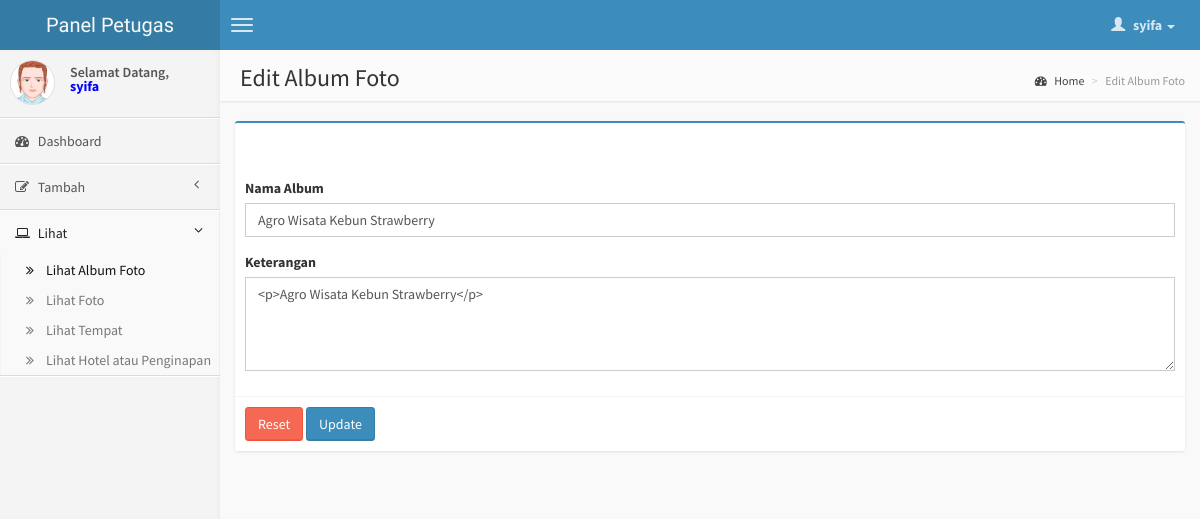
The app's page /dashboard/petugas/edit_album.php?id_album=29 (signed in) with its own data.
### tables this page shows
CREATE TABLE IF NOT EXISTS `sig_album_photo` (
  `id_album` int(15) NOT NULL AUTO_INCREMENT,
  `nama_album` varchar(255) NOT NULL,
  `keterangan` text NOT NULL,
  PRIMARY KEY (`id_album`)
);

### dashboard/petugas/edit_album.php (the view, shortened to what this page needs)
<?php
if($_SESSION['Hak_Akses'] == 'Petugas')
{?>
<!DOCTYPE html>
<html>
    <head>
        <link href="css/bootstrap.min.css" rel="stylesheet" type="text/css" />
        <link href="css/font-awesome.min.css" rel="stylesheet" type="text/css" />
        <link href="css/AdminLTE.css" rel="stylesheet" type="text/css" />
    </head>
    <body class="skin-blue">
        <header class="header">
            <a href="index.php" class="logo">
                Panel Petugas
            </a>
            <nav class="navbar navbar-static-top" role="navigation">
                <a href="#" class="navbar-btn sidebar-toggle" data-toggle="offcanvas" role="button">
                    <span class="icon-bar"></span>
                    <span class="icon-bar"></span>
                    <span class="icon-bar"></span>
                </a>
                <div class="navbar-right">
                    <ul class="nav navbar-nav">
                        <li class="dropdown user user-menu">
                            <a href="#" class="dropdown-toggle" data-toggle="dropdown">
                                <i class="glyphicon glyphicon-user"></i>
                                <span><?php echo $_SESSION['Username'];?> <i class="caret"></i></span>
                            </a>
                        </li>
                    </ul>
                </div>
            </nav>
        </header>
        <div class="wrapper row-offcanvas row-offcanvas-left">
            <aside class="left-side sidebar-offcanvas">
                <section class="sidebar">
                    <div class="user-panel">
                        <div class="pull-left image">
                           <?php if($_SESSION['Jenis_Kelamin']== 'Laki - Laki') { ?>
                                    <img src="img/avatar5.png" class="img-circle" alt="User Image" />
                                    <?php }
									else{ ?>
                                    <img src="img/avatar2.png" class="img-circle" alt="User Image" />
                                    <?php } ?>
                        </div>
                        <div class="pull-left info">
                            Selamat Datang, <br>
                          <p style="font-weight:bold; color:#00F;"> <?php echo $_SESSION['Username'];?></p>
                        </div>
                    </div>
                     <ul class="sidebar-menu">
                        <li class="">
                            <a href="index.php">
                                <i class="fa fa-dashboard"></i> <span>Dashboard</span>
                            </a>
                        </li>
                        <li class="treeview ">
                            <a href="#">
                                <i class="fa fa-edit"></i>
                                <span>Tambah</span>
                                <i class="fa fa-angle-left pull-right"></i>
                            </a>
                        </li>
                        <li class="treeview active">
                            <a href="#">
                                <i class="fa fa-laptop"></i>
                                <span>Lihat</span>
                                <i class="fa fa-angle-left pull-right"></i>
                            </a>
                            <ul class="treeview-menu">
                                <li class="active"><a href="data_album.php"><i class="fa fa-angle-double-right"></i>Lihat Album Foto</a></li>
                                <li><a href="data_photo.php"><i class="fa fa-angle-double-right"></i>Lihat Foto</a></li>
                                <li><a href="data_place.php"><i class="fa fa-angle-double-right"></i>Lihat Tempat</a></li>
                                <li><a href="data_hotel.php"><i class="fa fa-angle-double-right"></i>Lihat Hotel atau Penginapan</a></li>
                            </ul>
                        </li>
                    </ul>
                </section>
            </aside>
            <aside class="right-side">
                <section class="content-header">
                    <h1>
                        Edit Album Foto
                    </h1>
                    <ol class="breadcrumb">
                        <li><a href="#"><i class="fa fa-dashboard"></i> Home</a></li>
                        <li class="active">Edit Album Foto</li>
                    </ol>
                </section>
                <section class="content">
      <div class="box box-primary">
                                <div class="box-header">
                                    <h3 class="box-title"></h3>
                                </div>
                 <?php
								$id_album = $_GET['id_album'];
								$queri = mysql_query("SELECT * FROM `sig_album_photo` WHERE id_album = '$id_album'");
								while($urai = mysql_fetch_array($queri))
								{
								?>
                 <form role="form" method="post" action="../../process/update_album.php">
                     <div class="box-body">
                         <div class="form-group">
                         <label>Nama Album</label>
                         	 <input type="text" class="form-control" id="nama_album" name="nama_album" value="<?php echo $urai['nama_album'];?>">
                         </div>
                         <div class="form-group">
                             <label>Keterangan</label>
                             <textarea class="form-control ckeditor" rows="4" name="keterangan" id="keterangan" required="required"><?php echo $urai['keterangan'];?></textarea>
                         </div>
                     </div>
                     <div class="box-footer">
                       	 <button type="reset" class="btn btn-danger">Reset</button>
                         <button type="submit" class="btn btn-primary">Update</button>
                     </div>
                 </form>
                 <?php };?>
             </div>
                        </section>
                    </div>
    </body>
</html>
<?php
}
else
{
	include("error.php");
}?>

### records on screen
sig_album_photo: nama_album "Agro Wisata Kebun Strawberry", keterangan "<p>Agro Wisata Kebun Strawberry</p>"

### other values on screen
$_SESSION['Username'] "syifa"
